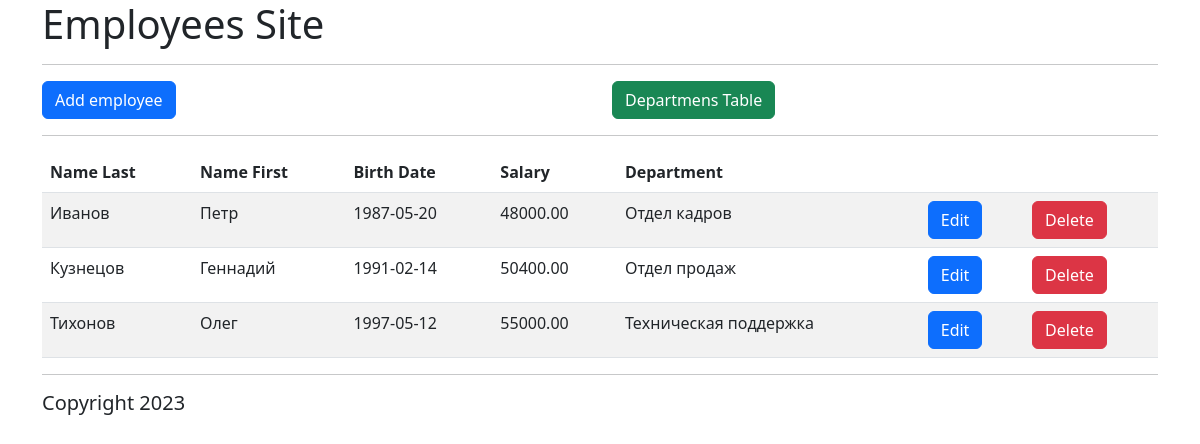
The page / on the database its author committed.
### tables this page shows
CREATE TABLE `employee` (
  `id` int NOT NULL,
  `name_last` varchar(50) NOT NULL,
  `name_first` varchar(50) DEFAULT NULL,
  `birth_date` date DEFAULT NULL,
  `salary` decimal(8,2) DEFAULT NULL,
  `activity` tinyint(1) DEFAULT '1',
  `department_id` int DEFAULT NULL
);

CREATE TABLE `department` (
  `id` int NOT NULL,
  `title` varchar(50) NOT NULL
);

### index.php (the view, shortened to what this page needs)
<!DOCTYPE html>
<html lang="en">
<head>
    <link href="https://cdn.jsdelivr.net/npm/bootstrap@5.3.0/dist/css/bootstrap.min.css" rel="stylesheet">
</head>
<body>
    <div class="container">
    <?php include "header.tpl.php"; ?>
    <?php $link = connect(); ?>
    <div class="row">
        <div class="col">
            <a href="add.php" class="btn btn-primary">Add employee</a>
        </div>
        <div class="col">
            <a href="department.php" class="btn btn-success">Departmens Table</a>
        </div>
    </div>
    <hr>
    <div>
        <?php
            $sql = "SELECT e.id,
                           e.name_first,
                           e.name_last,
                           e.birth_date,
                           e.salary,
                           d.title
                        FROM employee AS e
                        LEFT OUTER JOIN department AS d
                            ON e.department_id = d.id";
            $result = $link->query($sql);
        ?>
        <table class="table table-striped">
            <thead>
                <th>Name Last</th>
                <th>Name First</th>
                <th>Birth Date</th>
                <th>Salary</th>
                <th>Department</th>
                <th></th>
                <th></th>
            </thead>
            <tbody>
            <?php foreach($result as $row): ?>
                <tr>
                    <td><?= $row["name_last"]?></td>
                    <td><?= $row["name_first"]?></td>
                    <td><?= $row["birth_date"]?></td>
                    <td><?= $row["salary"]?></td>
                    <td><?= $row["title"]?></td>
                    <td>
                        <form action="edit.php" method="post">
                            <a href="edit.php?id=<?= $row["id"]?>" class="btn btn-primary">Edit</a>
                        </form>
                    </td>
                    <td>
                        <form action="delete.php" method="post">
                            <input type="submit" class="btn btn-danger" value="Delete">
                        </form>
                    </td>
                </tr>
                <?php
                    endforeach;
                ?>
            </tbody>
        </table>
    </div>
    <?php include "footer.tpl.php"; ?>
    </div>
</body>
</html>

### header.tpl.php
<header>
    <h1>Employees Site</h1>
    <hr>
</header>

### footer.tpl.php
<footer>
    <hr>
    <h5>Copyright <?= date("Y"); ?></h5>
</footer>

### rows shown on the page
employee: name_last "Иванов", name_first "Петр", birth_date "1987-05-20", salary "48000.00", department.title "Отдел кадров"
employee: name_last "Кузнецов", name_first "Геннадий", birth_date "1991-02-14", salary "50400.00", department.title "Отдел продаж"
employee: name_last "Тихонов", name_first "Олег", birth_date "1997-05-12", salary "55000.00", department.title "Техническая поддержка"
